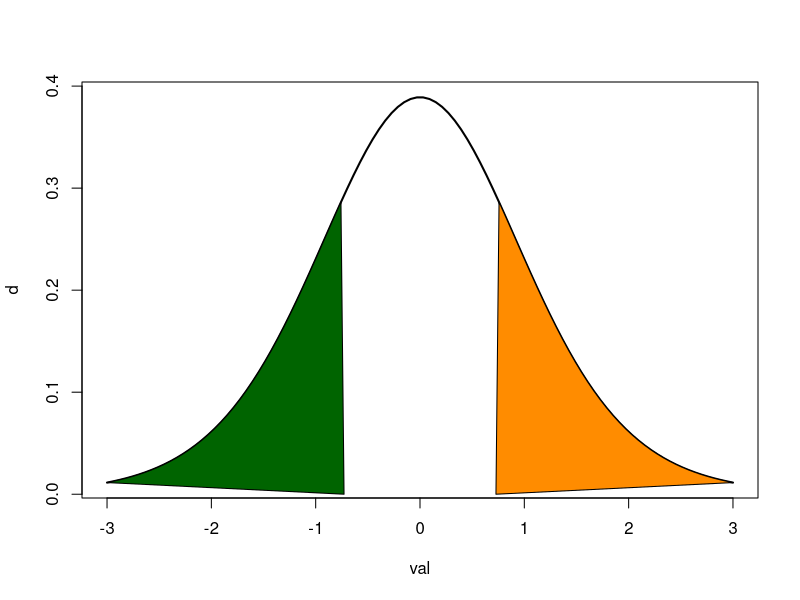
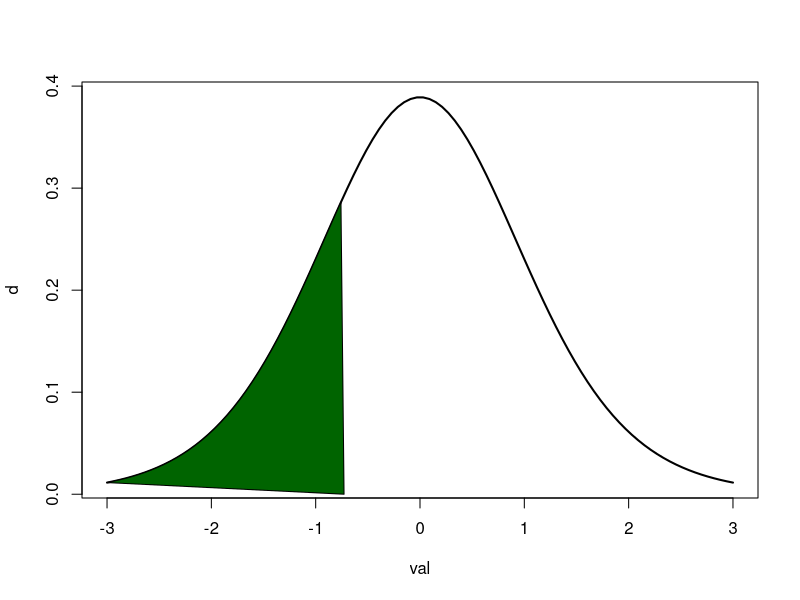
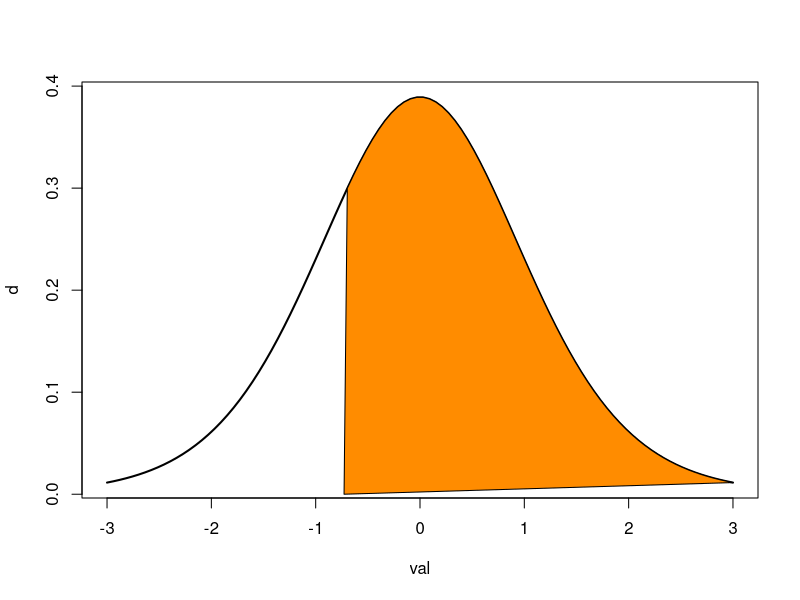

R code for these plots, in order:
## ---- chunk 1
set.seed(999) 
x = rnorm(11, mean = 12, sd = 7.5)
mu0 = 10
t.test(x, mu = mu0) # test a due code
t.test(x, mu = mu0,
       alternative = "greater") # test a una coda destra
t.test(x, mu = mu0,
       alternative = "less") # test a una coda sinistra
## ---- chunk 2
mytest = t.test(x, mu = mu0) # test a due code
mytest$statistic


## ---- chunk 3
#| echo: false

val = seq(-3,3, length.out = 100)
d = dt(val, df = 10)

plot(val, d, type = "l", lwd = 2)
polygon(c(val[val <= mytest$statistic], mytest$statistic), 
        c(d[val <= mytest$statistic], 0), col ="darkgreen")
polygon(c(abs(mytest$statistic), val[val >= abs(mytest$statistic)]), 
        c(0, d[val >= abs(mytest$statistic)]), col ="darkorange")
## ---- chunk 4
pt(mytest$statistic, 10)
## ---- chunk 5
1-pt(abs(mytest$statistic), 10) # il valore assoluto è necessario perché la
                               # statistica test è negativa
## ---- chunk 6
2*(1-pt(abs(mytest$statistic), 10))
## ---- chunk 7
mytest$p.value
## ---- chunk 8
#| echo: false

val = seq(-3,3, length.out = 100)
d = dt(val, df = 10)

plot(val, d, type = "l", lwd = 2)
polygon(c(val[val <= mytest$statistic], mytest$statistic), 
        c(d[val <= mytest$statistic], 0), col ="darkgreen")
## ---- chunk 9
pt(mytest$statistic, 10)
## ---- chunk 10
testmonosx = t.test(x, mu = mu0,
       alternative = "less") 
testmonosx$p.value
## ---- chunk 11
#| echo: false

plot(val, d, type = "l", lwd = 2)
polygon(c((mytest$statistic), val[val >= (mytest$statistic)]), 
        c(0, d[val >= (mytest$statistic)]), col ="darkorange")
## ---- chunk 12
1-pt(mytest$statistic, 10) # il valore assoluto è necessario perché la
                               # statistica test è negativa
## ---- chunk 13
testmonodx = t.test(x, mu = mu0,
       alternative = "greater") 
testmonodx$p.value
## ---- chunk 14
qt(.025, df = 10) # <1> 
qt(.975, df = 10) # <2>
## ---- chunk 15
qt(.025, df = 10) 
## ---- chunk 16
qt(.975, df = 10) 
## ---- chunk 17
qt(.90, 10) # <1>
qt(.10, 10) # <2>
## ---- chunk 18
mx = mean(x) # <1>
se = sqrt(var(x)/length(x)) # <2>
tc = qt((1-.10/2), df = 10) # <3>
mx - tc*se  # <5>
mx + tc*se # <6>
